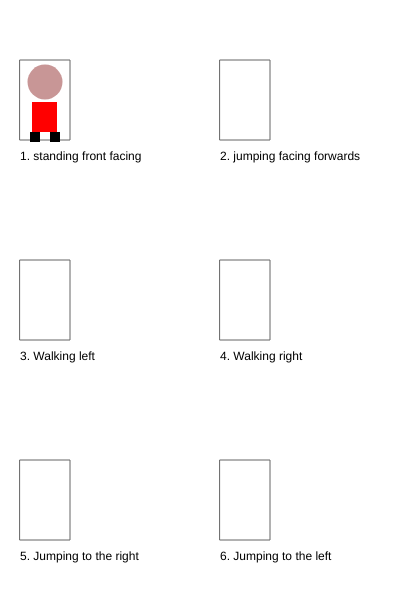
Frame 1 (no input)
Frame 60 (no input): identical to frame 1, image omitted
Frame 120 (the mouse pressed at the canvas centre since frame 60): identical to frame 1, image omitted

The p5.js sketch that drew this single still picture (run headless with seeded random() and noise() and a simulated clock; from frame 60 on, the mouse is pressed at the canvas centre):

// p5.js sketch
// ── sketch.js
/*

The Game Project

2 - Game character

Use p5 drawing functions such as rect, ellipse, line, triangle and
point to draw the different states of your game character.

Write the code so that your character appears inside the box for each
state.

IMPORTANT: For each box the variables gameChar_x & gameChar_y are set to the bottom
center of the box. You must combine these variables with arithmetic to
determine the position of each shape that you draw. This will later allow
you to adjust the position of your game character.

Each state is worth two marks:

//standing front facing = 2
//jumping facing forwards = 2
//walking left = 2
//walking right = 2
//jumping left and jumping right = 2

0 marks = not a reasonable attempt
1 mark = attempted but it lacks detail and you didn't use gameChar_x and gameChar_y correctly
2 marks = you've used a selction of shape functions and made consistent use of gameChar_x and gameChar_y

WARNING: Do not get too carried away. If you're character takes more than 5 lines
of code to draw then you've probably over done it.

** Only submit your sketch.js **

*/

var gameChar_x = 0;
var gameChar_y = 0;

function setup()
{
	createCanvas(400, 600);
}

function draw()
{
	background(255);

	//Standing, facing frontwards

	stroke(100);
	noFill();
	rect(20, 60, 50, 80);
	noStroke();
	fill(0);
	text("1. standing front facing", 20, 160);

	gameChar_x = 45;
	gameChar_y = 137;
	//Add your code here ...

	// fill(0);
	// ellipse(gameChar_x, gameChar_y, 5, 5);

	fill(200, 150, 150);
	ellipse(gameChar_x, gameChar_y - 55, 35);

	fill(255, 0, 0 );
	rect(gameChar_x - 13, gameChar_y - 35, 25, 30);

	fill(0);
	rect(gameChar_x - 15, gameChar_y - 5, 10, 10);
	rect(gameChar_x + 5, gameChar_y - 5, 10, 10);

	//Jumping facing forwards
	stroke(100);
	noFill();
	rect(220, 60, 50, 80);
	noStroke();
	fill(0);
	text("2. jumping facing forwards", 220, 160);

	gameChar_x = 245;
	gameChar_y = 137;
	//Add your code here ...


	//Walking, turned left
	stroke(100);
	noFill();
	rect(20, 260, 50, 80);
	noStroke();
	fill(0);
	text("3. Walking left", 20, 360);

	gameChar_x = 45;
	gameChar_y = 337;
	//Add your code here ...


	//Walking, turned right
	stroke(100);
	noFill();
	rect(220, 260, 50, 80);
	noStroke();
	fill(0);
	text("4. Walking right", 220, 360);

	gameChar_x = 245;
	gameChar_y = 337;
	//Add your code here ...


	//Jumping right
	stroke(100);
	noFill();
	rect(20, 460, 50, 80);
	noStroke();
	fill(0);
	text("5. Jumping to the right", 20, 560);

	gameChar_x = 45;
	gameChar_y = 537;
	//Add your code here ...


	//Jumping to the left
	stroke(100);
	noFill();
	rect(220, 460, 50, 80);
	noStroke();
	fill(0);
	text("6. Jumping to the left", 220, 560);

	gameChar_x = 245;
	gameChar_y = 537;
	//Add your code here ...

}
